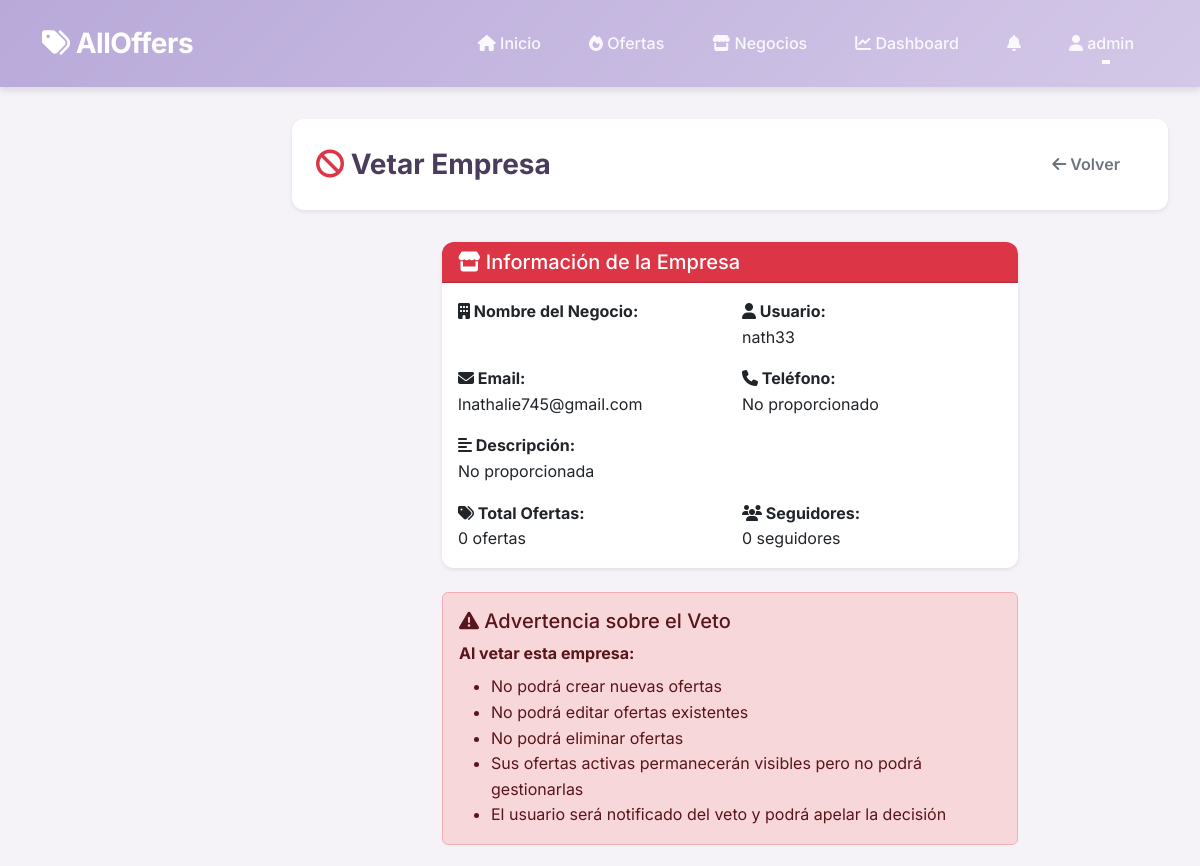
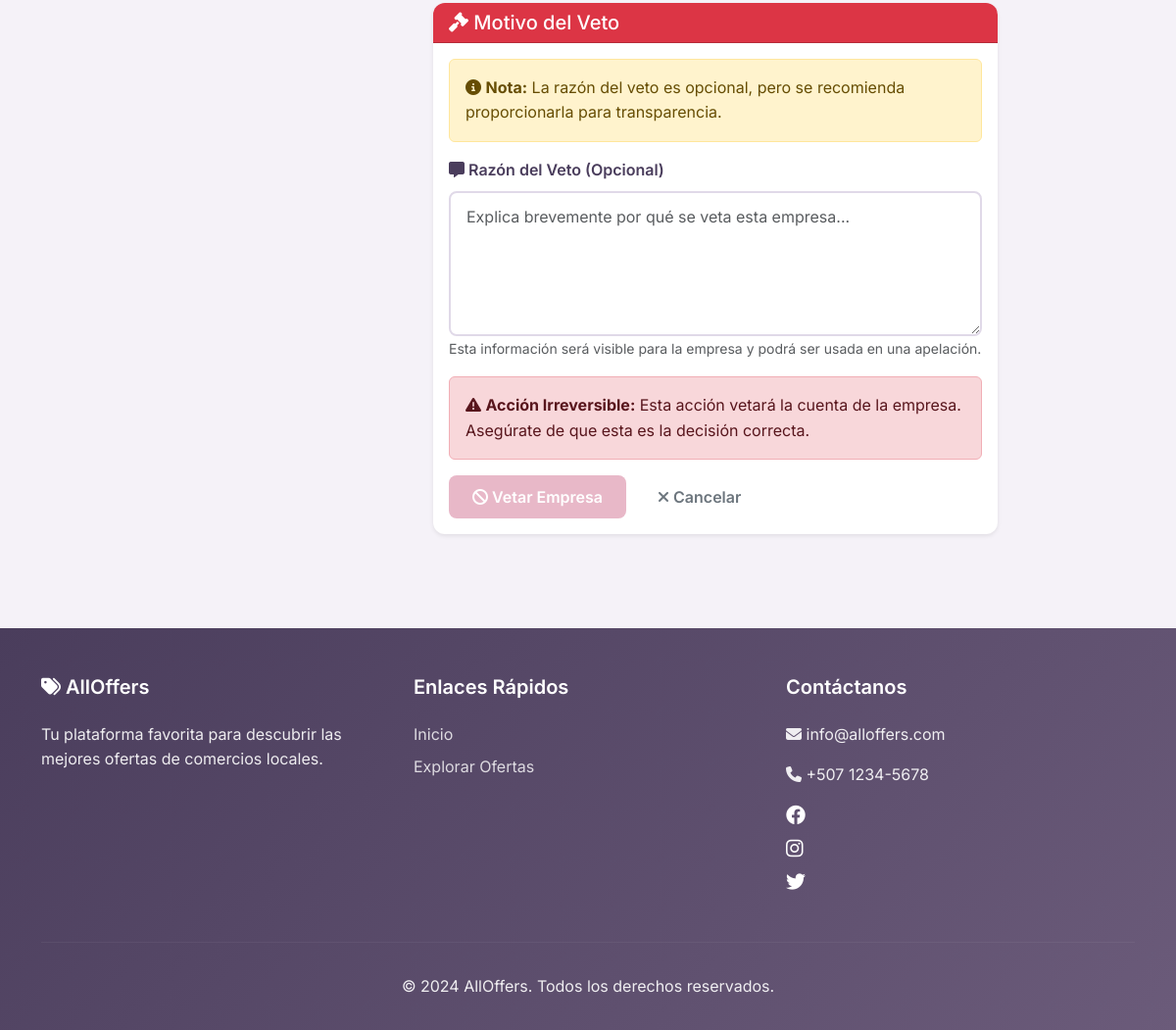
Screenshot of /admin-dashboard/manage-users/4/veto/ (signed in) with the database file from the repository (2 pictures, top to bottom).
### core/models.py (models this page shows, shortened)
class User(AbstractUser):
    ROLE_CHOICES = [
        ('admin', 'Administrador'),
        ('business', 'Empresa'),
        ('user', 'Usuario Final'),
    ]
    role = models.CharField(max_length=10, choices=ROLE_CHOICES, default='user')
    profile_image = models.ImageField(upload_to='profiles/', null=True, blank=True)
    latitude = models.FloatField(null=True, blank=True)
    longitude = models.FloatField(null=True, blank=True)
    location_name = models.CharField(max_length=255, blank=True)
    phone = models.CharField(max_length=20, blank=True)
    notifications_enabled = models.BooleanField(default=True)
    business_name = models.CharField(max_length=200, blank=True)
    business_description = models.TextField(blank=True)
    business_verified = models.BooleanField(default=False)
    business_vetted = models.BooleanField(default=False)
    veto_reason = models.TextField(blank=True)
    following_businesses = models.ManyToManyField(
        'self',
        symmetrical=False,
        related_name='followers',
        blank=True
    )
    following_categories = models.ManyToManyField(
        'Category',
        related_name='followers',
        blank=True
    )
    @property
    def is_admin(self):
        return self.role == 'admin' or self.is_superuser

### core/views.py (the view, shortened to what this page needs)
# urls.py: path('admin-dashboard/manage-users/<int:pk>/veto/', views.admin_veto_business, name='admin_veto_business'),
@login_required
def admin_veto_business(request, pk):
    if not request.user.is_admin:
        return HttpResponseForbidden()
    business = get_object_or_404(User, pk=pk, role='business')
    return render(request, 'admin_dashboard/veto_business.html', {'business': business})

### core/context_processors.py (called while the page is built)
def google_maps_api_key(request):
    return {
        'GOOGLE_MAPS_API_KEY': getattr(settings, 'GOOGLE_MAPS_API_KEY', '')
    }

### core/templates/admin_dashboard/veto_business.html (shortened to what this page needs)
{% extends 'base.html' %}
{% load static %}
{% block content %}
<div class="dashboard-content">
    <div class="dashboard-header">
        <h1 class="dashboard-title">
            <i class="fas fa-ban text-danger"></i> Vetar Empresa
        </h1>
        <div class="dashboard-actions">
            <a href="{% url 'admin_manage_users' %}" class="btn btn-outline-secondary">
                <i class="fas fa-arrow-left"></i> Volver
            </a>
        </div>
    </div>
    <div class="row justify-content-center">
        <div class="col-md-8">
            <div class="card mb-4">
                <div class="card-header bg-danger text-white">
                    <h5 class="mb-0">
                        <i class="fas fa-store"></i> Información de la Empresa
                    </h5>
                </div>
                <div class="card-body">
                    <div class="row mb-3">
                        <div class="col-md-6">
                            <strong><i class="fas fa-building"></i> Nombre del Negocio:</strong>
                        </div>
                        <div class="col-md-6">
                            <strong><i class="fas fa-user"></i> Usuario:</strong>
                            <p class="mb-0">{{ business.username }}</p>
                        </div>
                    </div>
                    <div class="row mb-3">
                        <div class="col-md-6">
                            <strong><i class="fas fa-envelope"></i> Email:</strong>
                            <p class="mb-0">{{ business.email }}</p>
                        </div>
                        <div class="col-md-6">
                            <strong><i class="fas fa-phone"></i> Teléfono:</strong>
                            <p class="mb-0">{{ business.phone|default:"No proporcionado" }}</p>
                        </div>
                    </div>
                    <div class="mb-3">
                        <strong><i class="fas fa-align-left"></i> Descripción:</strong>
                        <p class="mb-0">{{ business.business_description|default:"No proporcionada" }}</p>
                    </div>
                    <div class="row">
                        <div class="col-md-6">
                            <strong><i class="fas fa-tags"></i> Total Ofertas:</strong>
                            <p class="mb-0">{{ business.offers.count }} ofertas</p>
                        </div>
                        <div class="col-md-6">
                            <strong><i class="fas fa-users"></i> Seguidores:</strong>
                            <p class="mb-0">{{ business.followers.count }} seguidores</p>
                        </div>
                    </div>
                </div>
            </div>
            <div class="alert alert-danger mb-4">
                <h5><i class="fas fa-exclamation-triangle"></i> Advertencia sobre el Veto</h5>
                <p class="mb-2"><strong>Al vetar esta empresa:</strong></p>
                <ul class="mb-0">
                    <li>No podrá crear nuevas ofertas</li>
                    <li>No podrá editar ofertas existentes</li>
                    <li>No podrá eliminar ofertas</li>
                    <li>Sus ofertas activas permanecerán visibles pero no podrá gestionarlas</li>
                    <li>El usuario será notificado del veto y podrá apelar la decisión</li>
                </ul>
            </div>
            <div class="card">
                <div class="card-header bg-danger text-white">
                    <h5 class="mb-0">
                        <i class="fas fa-gavel"></i> Motivo del Veto
                    </h5>
                </div>
                <div class="card-body">
                    <div class="alert alert-warning">
                        <i class="fas fa-info-circle"></i>
                        <strong>Nota:</strong> La razón del veto es opcional, pero se recomienda proporcionarla para transparencia.
                    </div>
                    <form method="post">
                        <div class="mb-3">
                            <label for="reason" class="form-label">
                                <i class="fas fa-comment-alt"></i> Razón del Veto (Opcional)
                            </label>
                            <textarea
                                name="reason"
                                id="reason"
                                class="form-control"
                                rows="5"
                                placeholder="Explica brevemente por qué se veta esta empresa..."></textarea>
                            <small class="text-muted">Esta información será visible para la empresa y podrá ser usada en una apelación.</small>
                        </div>
                        <div class="alert alert-danger">
                            <i class="fas fa-exclamation-triangle"></i>
                            <strong>Acción Irreversible:</strong> Esta acción vetará la cuenta de la empresa. Asegúrate de que esta es la decisión correcta.
                        </div>
                        <div class="d-flex gap-2">
                            <button type="submit" class="btn btn-danger">
                                <i class="fas fa-ban"></i> Vetar Empresa
                            </button>
                            <a href="{% url 'admin_manage_users' %}" class="btn btn-outline-secondary">
                                <i class="fas fa-times"></i> Cancelar
                            </a>
                        </div>
                    </form>
                </div>
            </div>
        </div>
    </div>
</div>
{% endblock %}
{% block extra_css %}
<link rel="stylesheet" href="{% static 'css/dashboard.css' %}">
<link rel="stylesheet" href="{% static 'css/sidebar.css' %}">
{% endblock %}

### core/templates/base.html (shortened to what this page needs)
{% load static %}
<!DOCTYPE html>
<html lang="es">
<head>
    <link href="https://cdn.jsdelivr.net/npm/bootstrap@5.3.0/dist/css/bootstrap.min.css" rel="stylesheet">
    <link rel="stylesheet" href="https://cdnjs.cloudflare.com/ajax/libs/font-awesome/6.4.0/css/all.min.css">
    <link rel="stylesheet" href="{% static 'css/main.css' %}">
    <link rel="stylesheet" href="{% static 'css/dashboard.css' %}">
    <link rel="stylesheet" href="{% static 'css/sidebar.css' %}">
    {% block extra_css %}{% endblock %}
</head>
<body>
    <nav class="navbar navbar-expand-lg sticky-top">
        <div class="container">
            <a class="navbar-brand" href="{% url 'home' %}">
                <i class="fas fa-tags"></i> AllOffers
            </a>
            <div class="collapse navbar-collapse" id="navbarNav">
                <ul class="navbar-nav ms-auto">
                    <li class="nav-item">
                        <a class="nav-link" href="{% url 'home' %}">
                            <i class="fas fa-home"></i> Inicio
                        </a>
                    </li>
                    <li class="nav-item">
                        <a class="nav-link" href="{% url 'offers_list' %}">
                            <i class="fas fa-fire"></i> Ofertas
                        </a>
                    </li>
                    <li class="nav-item">
                        <a class="nav-link" href="{% url 'businesses_list' %}">
                            <i class="fas fa-store"></i> Negocios
                        </a>
                    </li>
                    {% if user.is_authenticated %}
                        {% if user.is_admin %}
                            <li class="nav-item">
                                <a class="nav-link" href="{% url 'admin_dashboard' %}">
                                    <i class="fas fa-chart-line"></i> Dashboard
                                </a>
                            </li>
                        {% elif user.is_business %}
                            <li class="nav-item">
                                <a class="nav-link" href="{% url 'business_dashboard' %}">
                                    <i class="fas fa-store"></i> Mi Negocio
                                </a>
                            </li>
                        {% endif %}
                        <li class="nav-item">
                            <a class="nav-link position-relative" href="{% url 'user_notifications' %}">
                                <i class="fas fa-bell"></i>
                            </a>
                        </li>
                        <li class="nav-item dropdown">
                            <a class="nav-link dropdown-toggle" href="#" id="userDropdown" role="button" data-bs-toggle="dropdown">
                                <i class="fas fa-user"></i> {{ user.username }}
                            </a>
                        </li>
                    {% endif %}
                </ul>
            </div>
        </div>
    </nav>
    {% block content %}{% endblock %}
    <footer class="footer">
        <div class="container">
            <div class="row">
                <div class="col-md-4 mb-4">
                    <h5><i class="fas fa-tags"></i> AllOffers</h5>
                    <p>Tu plataforma favorita para descubrir las mejores ofertas de comercios locales.</p>
                </div>
                <div class="col-md-4 mb-4">
                    <h5>Enlaces Rápidos</h5>
                    <a href="{% url 'home' %}">Inicio</a>
                    <a href="{% url 'offers_list' %}">Explorar Ofertas</a>
                </div>
                <div class="col-md-4 mb-4">
                    <h5>Contáctanos</h5>
                    <p><i class="fas fa-envelope"></i> info@alloffers.com</p>
                    <p><i class="fas fa-phone"></i> +507 1234-5678</p>
                    <div class="mt-3">
                        <a href="#" class="text-white me-3"><i class="fab fa-facebook fa-lg"></i></a>
                        <a href="#" class="text-white me-3"><i class="fab fa-instagram fa-lg"></i></a>
                        <a href="#" class="text-white"><i class="fab fa-twitter fa-lg"></i></a>
                    </div>
                </div>
            </div>
            <hr style="border-color: rgba(255,255,255,0.2);">
            <div class="text-center py-3">
                <p class="mb-0">&copy; 2024 AllOffers. Todos los derechos reservados.</p>
            </div>
        </div>
    </footer>
</body>
</html>

### core/static/css/main.css (style rules this page uses)
:root { --primary-color: #B8A9D9; --primary-light: #D4C8E8; --primary-dark: #9B8AB8; --secondary-color: #C8B8D9; --accent-color: #E6D9F0; --success-color: #B8D9C8; --warning-color: #E8D4B8; --danger-color: #E8B8C8; --info-color: #C8D4E8; --text-dark: #4A3D5C; --text-medium: #6B5B7A; --text-light: #9B8AB8; --bg-light: #F5F2F8; --bg-white: #FFFFFF; --border-color: #E0D9E8; --shadow-sm: 0 2px 4px rgba(0,0,0,0.08); --shadow-md: 0 4px 6px rgba(0,0,0,0.1); --shadow-lg: 0 10px 15px rgba(0,0,0,0.12); --radius-sm: 8px; --radius-md: 12px; --radius-lg: 16px; --transition: all 0.3s ease; }
* { margin: 0; padding: 0; box-sizing: border-box; }
body { font-family: 'Inter', 'Segoe UI', Tahoma, Geneva, Verdana, sans-serif; background-color: var(--bg-light); color: var(--text-dark); line-height: 1.6; overflow-x: hidden; }
a { color: var(--primary-color); text-decoration: none; transition: var(--transition); }
.navbar { background: linear-gradient(135deg, var(--primary-color) 0%, var(--primary-light) 100%); box-shadow: var(--shadow-md); padding: 1rem 0; }
.navbar-brand { font-size: 1.75rem; font-weight: 700; color: var(--bg-white) !important; letter-spacing: -0.5px; }
.navbar-nav .nav-link { color: rgba(255,255,255,0.9) !important; margin: 0 0.5rem; font-weight: 500; position: relative; transition: var(--transition); }
.navbar-nav .nav-link::after { content: ''; position: absolute; bottom: 0; left: 50%; width: 0; height: 2px; background: var(--bg-white); transition: var(--transition); transform: translateX(-50%); }
.card { border: none; border-radius: var(--radius-md); box-shadow: var(--shadow-sm); transition: var(--transition); overflow: hidden; background: var(--bg-white); }
.btn { border-radius: var(--radius-sm); padding: 0.6rem 1.5rem; font-weight: 600; transition: var(--transition); border: none; }
.btn-danger { background: var(--danger-color); color: white; }
.form-control, .form-select { border: 2px solid var(--border-color); border-radius: var(--radius-sm); padding: 0.75rem 1rem; transition: var(--transition); }
.form-label { font-weight: 600; color: var(--text-dark); margin-bottom: 0.5rem; }
.footer { background: linear-gradient(135deg, var(--text-dark) 0%, var(--text-medium) 100%); color: rgba(255,255,255,0.9); padding: 3rem 0 1rem; margin-top: 4rem; }
.footer h5 { color: var(--bg-white); font-weight: 600; margin-bottom: 1.5rem; }
.footer a { color: rgba(255,255,255,0.8); display: block; margin-bottom: 0.5rem; }
.fade-in-up { animation: fadeInUp 0.6s ease-out; }

### core/static/css/dashboard.css (style rules this page uses)
.dashboard-content { flex: 1; padding: 2rem; margin-left: 260px; transition: margin-left 0.3s ease; }
.dashboard-header { background: white; border-radius: var(--radius-md); padding: 1.5rem; margin-bottom: 2rem; box-shadow: var(--shadow-sm); display: flex; justify-content: space-between; align-items: center; flex-wrap: wrap; gap: 1rem; }
.dashboard-title { font-size: 1.75rem; font-weight: 700; color: var(--text-dark); margin: 0; }
.dashboard-actions { display: flex; gap: 0.75rem; }

### core/static/css/sidebar.css (style rules this page uses)
.nav-item { margin: 0.25rem 0.5rem; }

### rows the page displays
User: username "admin"
User: username "nath33", email "lnathalie745@gmail.com", phone "No proporcionado", business_description "No proporcionada", offers.count "0", followers.count "0"
